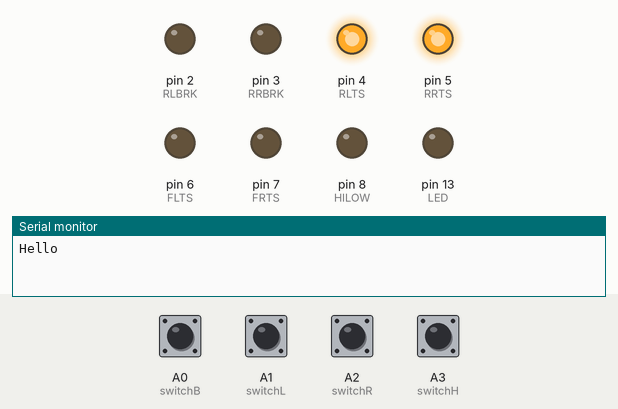
Bench run of a sketch on a simulated Arduino Pro Mini, built with avr-gcc and run on an emulated ATmega328P. Shown: output pins drawn as LEDs (lit = HIGH), the last lines printed to the serial monitor. Dashed ring = blinking. The test bench sets the inputs (shaded band); at power-on: A0 (switchB), A1 (switchL), A2 (switchR), A3 (switchH) HIGH.

Above: at 1.2 s.
1.3 s: A1 (switchL) pulled LOW for 0.15 s
At 1.9 s:
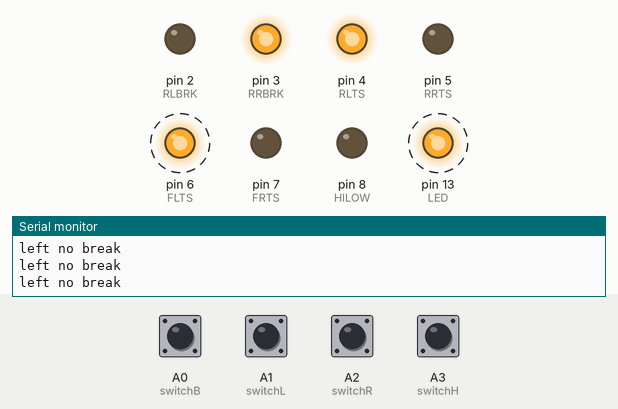
4.3 s: A0 (switchB) pulled LOW for 1 s
At 4.81 s:
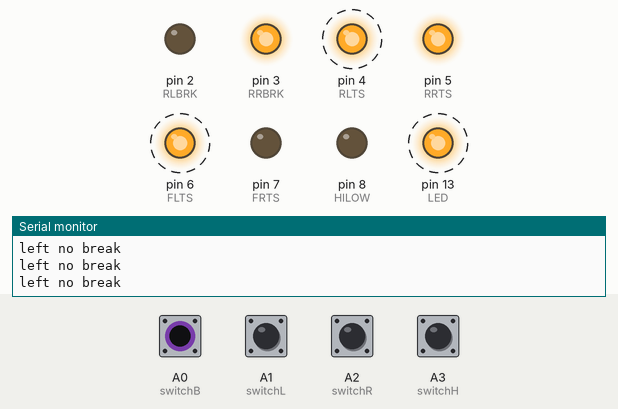
7.3 s: A3 (switchH) pulled LOW for 0.15 s
At 8.0 s:
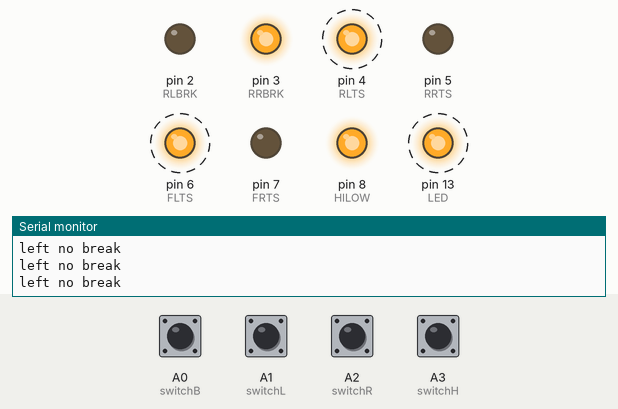
10.3 s: A2 (switchR) pulled LOW for 0.15 s
At 11.3 s:
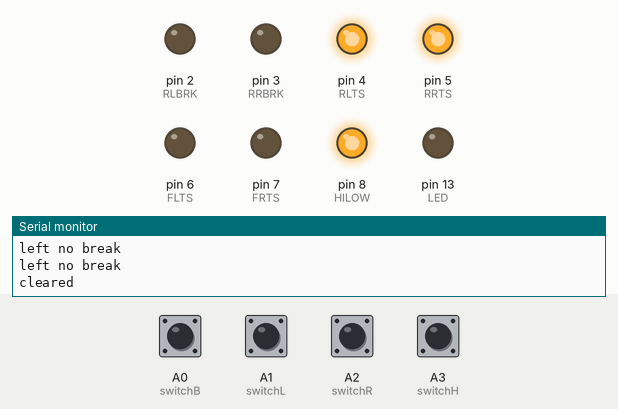
11.9 s: A0 (switchB) pulled LOW for 0.15 s
At 13.0 s:
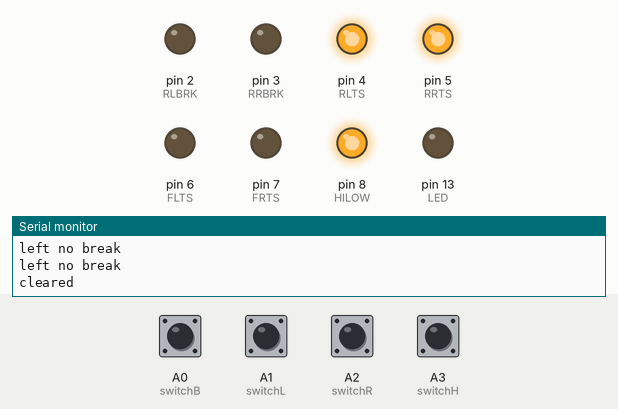
13.5 s: A2 (switchR) pulled LOW for 1 s
At 14.0 s:
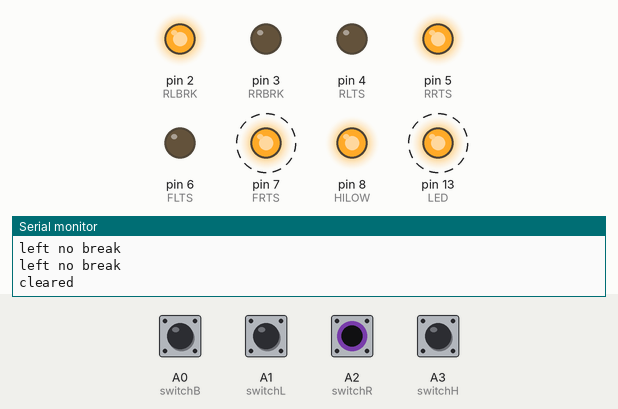
Timing chart, 0 to 17.5 s (numbered marks = the images above; inputs shaded):
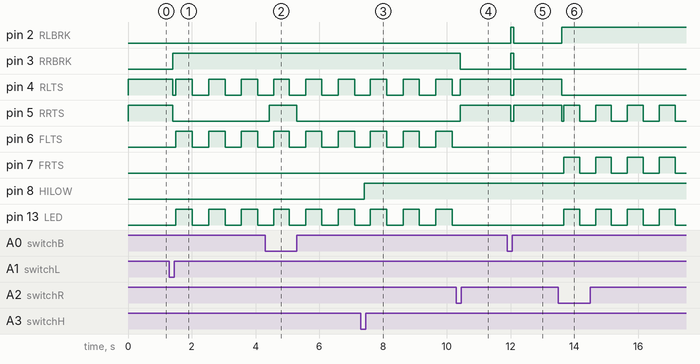

Measured:
- after the input at 1.3 s, pin 3 (RRBRK): LOW → HIGH after 0.10 s; pin 4 (RLTS): HIGH → LOW after 0.10 s, then repeats every 1.0 s: HIGH 0.51 s, LOW 0.51 s; pin 5 (RRTS): HIGH → LOW after 0.10 s; pin 6 (FLTS), pin 13 (LED): alternates HIGH for 0.51 s and LOW for 0.51 s, starting after 0.21 s
- after the input at 4.3 s, pin 5 (RRTS): LOW → HIGH after 0.12 s, → LOW 0.88 s later
- after the input at 7.3 s, pin 8 (HILOW): LOW → HIGH after 0.12 s
- after the input at 10.3 s, pin 3 (RRBRK): HIGH → LOW after 0.12 s; pin 5 (RRTS): LOW → HIGH after 0.12 s; pin 6 (FLTS), pin 13 (LED): stays LOW (without the input it goes to HIGH after 0.38 s)
- after the input at 11.9 s, pin 2 (RLBRK), pin 3 (RRBRK): LOW → HIGH after 0.10 s, → LOW 0.10 s later; pin 4 (RLTS), pin 5 (RRTS): HIGH → LOW after 0.10 s, → HIGH 0.10 s later
- after the input at 13.5 s, pin 2 (RLBRK): LOW → HIGH after 0.10 s; pin 4 (RLTS): HIGH → LOW after 0.10 s; pin 5 (RRTS): HIGH → LOW after 0.10 s, then repeats every 1.0 s: HIGH 0.50 s, LOW 0.50 s; pin 7 (FRTS), pin 13 (LED): alternates HIGH for 0.50 s and LOW for 0.50 s, starting after 0.16 s

The sketch:

Bike_lights_v3.ino
```cpp
/* Matt McGuire
   Compiles for Arduino pro / pro mini
   ATMEGA 328 (5v 16MHz)

   Inital build 4/12/2017 for  79 Suzuki GS550 project
   6/1/2016 increased button timeout on bounce
*/

#include<avr/wdt.h>

//inputs will all be held high, if shunted to ground
//will be the signal to begin the process.
#define switchB A0  //Break input, solid input, mom push button
#define switchL A1  //left turn signal, mom push button, activate on 'up'
#define switchR A2  //Right turn signal, mom push button, activate on 'up'
#define switchH A3  //Headlight beam select, mom push button, activate on 'up'

#define RLBRK 2     //rear left break light (inner ring)
#define RRBRK 3     //rear right break light (inner ring)
#define RLTS 4      //rear left turn signal (outer ring)
#define RRTS 5      //rear right turn signal (outer ring)
#define FLTS 6      //front left turn signal
#define FRTS 7      //front right turn signal
#define HILOW 8     //high / low selector for headlight beam


#define LED 13      //led indicator for showing current state

#define _on LOW             //low state is on in this case, because using PNP transistors to do the heavy lifting
#define _off HIGH           //high state is a floating voltage, so it's off
#define _blinktime 500      //how quickly to blink for the turn signals (1/2 second)
#define _timeout 180000     //how long to blink for turn signals (ms ==1000ms*60sec) *3min max
#define _flshCntrMax 10     //maximum ammount of flashes the break light will do before being solid
#define _flshSleapTime 100  //how long to wait in milliseconds between flashes on the break light

enum {
  none,
  left,
  right
} currTS; //what the current turn signal is doing

unsigned long Time; //what the current time is
bool isontime; //if blinker should be on or off
int flshcntr; //how many times the break light flashed
int flserstate; //the flasher state
unsigned long futureTurnSignalCancelTime;

void setup() {
  Serial.begin(9600);
//  for (int i = 0; i < 4; i++) { //Inputs switchs held high
//    pinMode(i, INPUT);
//    digitalWrite(i, _off);
//  }

  pinMode(A0,INPUT);
  pinMode(A1,INPUT);
  pinMode(A2,INPUT);
  pinMode(A3,INPUT);
  digitalWrite(A0,HIGH);
  digitalWrite(A1,HIGH);
  digitalWrite(A2,HIGH);
  digitalWrite(A3,HIGH);

  for (int i = 2; i < 9; i++) { //outputs starting off low, keeps the lights off
    pinMode(i, OUTPUT);
    digitalWrite(i, LOW);
  }
  pinMode(LED, OUTPUT);
  digitalWrite(LED, LOW);

  pinMode(HILOW, OUTPUT);
  digitalWrite(HILOW, LOW);

  watchdogsetup();
  Serial.println("Hello");
}


void watchdogsetup(){
  cli();
  wdt_reset();

  /*
  WDTSCR configureation
  7 WDIF -interrupt flag (auto flagged)
  6 WDIE -Interrupt enable
  5 WDP3
  4 WDCE -safty enable config mode
  3 WDE -reset enable
  2 WDP2
  1 WDP1
  0 WDP0
  */
  //enter watchdog config mode
  WDTCSR |=B00011000;
  //set watchdog to 1 second
  WDTCSR = B01001110;

  sei();
}


void loop() {
  wdt_reset(); //reset the watchdog on each loop

  //---------------------------------------------------
  //see if this is an ontime or off time for the blinker
  unsigned long curr = millis();
  if (curr - Time >= _blinktime) {
    isontime = !isontime;
    Time = curr;
  }
  int blnk = isontime ? _off : _on;

  //---------------------------------------------------
  //check for the cancelation of turnsignals
  if (curr >= futureTurnSignalCancelTime) {
    currTS = none;
  }

  //---------------------------------------------------
  //Get the statuses
  bool B = isBreak();
  bool L = isLeftTurn();
  bool R = isRightTurn();
  setHiLowBeam();
  if (!B)flshcntr = 0;


  if (L || R) {
    if (currTS == none) {
      //the turn signal needs to start
      //and run for a max of 3 minutes
      futureTurnSignalCancelTime = curr + _timeout;
      currTS = L ? left : right;
     // Serial.println("in LR");
      //if (currTS==left) Serial.println("left triggered"); else Serial.println("Right triggered");
    } else {
      //the turn signal is being canceled, because of a
      //secondary push to either button
      currTS = none;
       Serial.println("cleared");
    }
  }

  //---------------------------------------------------
  //update the led outputs
  if (B && currTS == none) { //back lights should flash with break only
    digitalWrite(FLTS, LOW);
    digitalWrite(FRTS, LOW);
    if (flshcntr <= _flshCntrMax) {
      //flash between outer ring and inner ring
      if (flserstate) {
        digitalWrite(RLTS, HIGH); //outer ring on, inner off
        digitalWrite(RRTS, HIGH);
        digitalWrite(RLBRK, LOW);
        digitalWrite(RRBRK, LOW);
      } else {
        digitalWrite(RLTS, LOW); //outer ring off, inner on
        digitalWrite(RRTS, LOW);
        digitalWrite(RLBRK, HIGH);
        digitalWrite(RRBRK, HIGH);
      }
      flshcntr++;
      delay(_flshSleapTime);
      flserstate = !flserstate;
    } else {
      //all rear lights on solid
      digitalWrite(RLTS, HIGH);
      digitalWrite(RRTS, HIGH);
      digitalWrite(RLBRK, HIGH);
      digitalWrite(RRBRK, HIGH);
    }
    digitalWrite(LED, HIGH);  //show the break light is on
  } else if (B && currTS == left) { //right break on solid, left flashes
    digitalWrite(FLTS, blnk);
    digitalWrite(FRTS, LOW);
    digitalWrite(RLTS, blnk);
    digitalWrite(RRTS, HIGH);
    digitalWrite(RLBRK, LOW);
    digitalWrite(RRBRK, HIGH);
    digitalWrite(LED, isontime);
  } else if (B && currTS == right) { //left break on solid, right flashes
    digitalWrite(FLTS, LOW);
    digitalWrite(FRTS, blnk);
    digitalWrite(RLTS, HIGH);
    digitalWrite(RRTS, blnk);
    digitalWrite(RLBRK, HIGH);
    digitalWrite(RRBRK, LOW);
    digitalWrite(LED, isontime);
  } else if (!B && currTS == left) { //left flashes, no break
    digitalWrite(FLTS, blnk);
    digitalWrite(FRTS, LOW);
    digitalWrite(RLTS, blnk);
    digitalWrite(RRTS, LOW);
    digitalWrite(RLBRK, LOW);
    digitalWrite(RRBRK, HIGH);
    digitalWrite(LED, isontime);
     Serial.println("left no break");
  } else if (!B && currTS == right) { //right flashes, no break
    digitalWrite(FLTS, LOW);
    digitalWrite(FRTS, blnk);
    digitalWrite(RLTS, LOW);
    digitalWrite(RRTS, blnk);
    digitalWrite(RLBRK, HIGH);
    digitalWrite(RRBRK, LOW);
    digitalWrite(LED, isontime);
  } else { //no break or turn signals, rear outer ring stay on as marker signals
    digitalWrite(FLTS, LOW);
    digitalWrite(FRTS, LOW);
    digitalWrite(RLTS, HIGH);
    digitalWrite(RRTS, HIGH);
    digitalWrite(RLBRK, LOW);
    digitalWrite(RRBRK, LOW);
    digitalWrite(LED, LOW);
  }
}

/*------------------------------------------------------------------
  returns if the break switch(es) are currently on
  -------------------------------------------------------------------*/
bool isBreak() {
  static long lasttm;
  static int last;
  int state = digitalRead(switchB);
  bool ret = false;

  if (last != state) {
    lasttm = millis();
    last = state;
   // Serial.println("brk");
  }

  if ((millis() - lasttm) > 100) {
    ret = last == _on;
   // if (ret == true)Serial.println("brk");
  }

  return ret;
}


/*------------------------------------------------------------------
  only returns true on the release of the left turn signal button
  -------------------------------------------------------------------*/
bool isLeftTurn() {
  static long lasttm;
  static int last;
  static bool triggered;
  int state = digitalRead(switchL);
  bool ret = false;

  if (last != state) {
    lasttm = millis();
    last = state;
    triggered = true;
    //Serial.println("left");
  }

  if ((millis() - lasttm) > 100 && triggered) {
    ret = last == _on;
    triggered = false;
  }
  return ret;
}


/*------------------------------------------------------------------
  only returns true on the release of the right turn signal button
  -------------------------------------------------------------------*/
bool isRightTurn() {
  static long lasttm;
  static int last;
  static bool triggered;
  int state = digitalRead(switchR);
  bool ret = false;

  if (last != state) {
    lasttm = millis();
    last = state;
    triggered = true;
    //Serial.println("right");
  }

  if ((millis() - lasttm) > 100 && triggered) {
    ret = last == _on ? true : false;
    triggered = false;
  }
  return ret;
}

/*------------------------------------------------------------------
  will only change the hi/low beam on the release of the button
  -------------------------------------------------------------------*/
void setHiLowBeam() {
  static long lasttm;
  static int last;
  static bool triggered;

  int state = digitalRead(switchH);


  if (last != state ) {
    lasttm = millis();
    last = state;
    triggered = true;
  //  Serial.println("hi/lo");
  }

  if ((millis() - lasttm) > 100 && triggered && last==_on) {
      //Serial.println("alive");
    digitalWrite(HILOW, digitalRead(HILOW) == LOW ? HIGH : LOW);
    triggered = false;
  }
}
```
